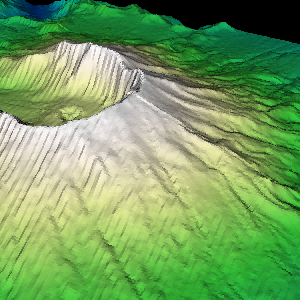

Write Python code to recreate this figure.
#!/usr/bin/env python
# Demonstrate vtkContourWidget with Dijkstra geodesic path on a terrain surface.

import vtkmodules.vtkInteractionStyle  # noqa: F401
import vtkmodules.vtkRenderingFreeType  # noqa: F401
import vtkmodules.vtkRenderingOpenGL2  # noqa: F401

import os

from vtkmodules.vtkCommonCore import vtkLookupTable
from vtkmodules.vtkFiltersCore import vtkTriangleFilter
from vtkmodules.vtkFiltersGeneral import vtkWarpScalar
from vtkmodules.vtkFiltersGeometry import vtkImageDataGeometryFilter
from vtkmodules.vtkIOImage import vtkDEMReader
from vtkmodules.vtkImagingCore import vtkImageResample
from vtkmodules.vtkInteractionWidgets import (
    vtkContourWidget,
    vtkOrientedGlyphContourRepresentation,
    vtkPolygonalSurfaceContourLineInterpolator,
    vtkPolygonalSurfacePointPlacer,
)
from vtkmodules.vtkRenderingCore import (
    vtkActor,
    vtkPolyDataMapper,
    vtkRenderWindow,
    vtkRenderWindowInteractor,
    vtkRenderer,
)

# Dataset
data_dir = os.environ.get("VPE_DATA_DIR", os.path.dirname(os.path.abspath(__file__)))
dem_reader = vtkDEMReader()
dem_reader.SetFileName(os.path.join(data_dir, "SainteHelens.dem"))
dem_reader.Update()

# Filters
resample = vtkImageResample()
resample.SetInputConnection(dem_reader.GetOutputPort())
resample.SetDimensionality(2)
resample.SetAxisMagnificationFactor(0, 1.0)
resample.SetAxisMagnificationFactor(1, 1.0)

surface = vtkImageDataGeometryFilter()
surface.SetInputConnection(resample.GetOutputPort())

triangle_filter = vtkTriangleFilter()
triangle_filter.SetInputConnection(surface.GetOutputPort())
triangle_filter.Update()

warp = vtkWarpScalar()
warp.SetInputConnection(triangle_filter.GetOutputPort())
warp.SetScaleFactor(1)
warp.UseNormalOn()
warp.SetNormal(0, 0, 1)
warp.Update()

warp_output = warp.GetPolyDataOutput()

# Mapper + Actor
scalar_lo = dem_reader.GetOutput().GetScalarRange()[0]
scalar_hi = dem_reader.GetOutput().GetScalarRange()[1]

lut = vtkLookupTable()
lut.SetHueRange(0.6, 0)
lut.SetSaturationRange(1.0, 0)
lut.SetValueRange(0.5, 1.0)

dem_mapper = vtkPolyDataMapper()
dem_mapper.SetInputData(warp_output)
dem_mapper.SetScalarRange(scalar_lo, scalar_hi)
dem_mapper.SetLookupTable(lut)

dem_actor = vtkActor()
dem_actor.SetMapper(dem_mapper)

# Renderer
renderer = vtkRenderer()
renderer.AddActor(dem_actor)

# Render window
render_window = vtkRenderWindow()
render_window.AddRenderer(renderer)
render_window.SetWindowName("dijkstra graph geodesic path")

# Interactor
interactor = vtkRenderWindowInteractor()
interactor.SetRenderWindow(render_window)

# Widget
contour_widget = vtkContourWidget()
contour_widget.SetInteractor(interactor)

contour_rep = vtkOrientedGlyphContourRepresentation.SafeDownCast(
    contour_widget.GetRepresentation()
)
contour_rep.GetLinesProperty().SetColor(1, 0.2, 0)
contour_rep.GetLinesProperty().SetLineWidth(3.0)

point_placer = vtkPolygonalSurfacePointPlacer()
point_placer.AddProp(dem_actor)
point_placer.GetPolys().AddItem(warp_output)
point_placer.SnapToClosestPointOn()
contour_rep.SetPointPlacer(point_placer)

interpolator = vtkPolygonalSurfaceContourLineInterpolator()
interpolator.GetPolys().AddItem(warp_output)
contour_rep.SetLineInterpolator(interpolator)

contour_widget.EnabledOn()

# Scene
renderer.GetActiveCamera().SetViewUp(0, 0, 1)
renderer.GetActiveCamera().SetPosition(-99900, -21354, 131801)
renderer.GetActiveCamera().SetFocalPoint(41461, 41461, 2815)
renderer.ResetCamera()
renderer.GetActiveCamera().Dolly(4.2)
renderer.ResetCameraClippingRange()

interactor.Initialize()
interactor.Start()
